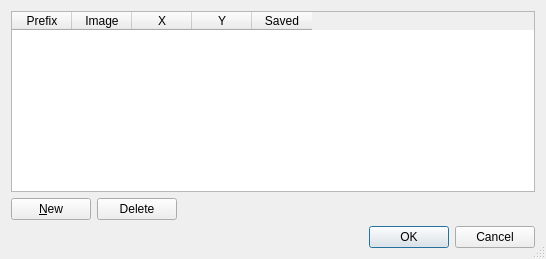
<?xml version="1.0" encoding="UTF-8"?>
<ui version="4.0">
 <class>EditTileDefsClass</class>
 <widget class="QDialog" name="EditTileDefsClass">
  <property name="geometry">
   <rect>
    <x>0</x>
    <y>0</y>
    <width>546</width>
    <height>259</height>
   </rect>
  </property>
  <property name="windowTitle">
   <string>Graal Tile Definitions</string>
  </property>
  <property name="sizeGripEnabled">
   <bool>true</bool>
  </property>
  <layout class="QVBoxLayout" name="verticalLayout">
   <item>
    <widget class="QTableWidget" name="tiledefsWidget">
     <property name="editTriggers">
      <set>QAbstractItemView::EditTrigger::DoubleClicked</set>
     </property>
     <property name="selectionMode">
      <enum>QAbstractItemView::SelectionMode::SingleSelection</enum>
     </property>
     <property name="selectionBehavior">
      <enum>QAbstractItemView::SelectionBehavior::SelectRows</enum>
     </property>
     <attribute name="horizontalHeaderCascadingSectionResizes">
      <bool>false</bool>
     </attribute>
     <attribute name="horizontalHeaderDefaultSectionSize">
      <number>60</number>
     </attribute>
     <attribute name="horizontalHeaderShowSortIndicator" stdset="0">
      <bool>false</bool>
     </attribute>
     <attribute name="horizontalHeaderStretchLastSection">
      <bool>false</bool>
     </attribute>
     <attribute name="verticalHeaderVisible">
      <bool>false</bool>
     </attribute>
     <column>
      <property name="text">
       <string>Prefix</string>
      </property>
     </column>
     <column>
      <property name="text">
       <string>Image</string>
      </property>
     </column>
     <column>
      <property name="text">
       <string>X</string>
      </property>
     </column>
     <column>
      <property name="text">
       <string>Y</string>
      </property>
     </column>
     <column>
      <property name="text">
       <string>Saved</string>
      </property>
     </column>
    </widget>
   </item>
   <item>
    <widget class="QWidget" name="widget_3" native="true">
     <property name="minimumSize">
      <size>
       <width>0</width>
       <height>0</height>
      </size>
     </property>
     <layout class="QHBoxLayout" name="horizontalLayout">
      <property name="leftMargin">
       <number>0</number>
      </property>
      <property name="topMargin">
       <number>0</number>
      </property>
      <property name="rightMargin">
       <number>0</number>
      </property>
      <property name="bottomMargin">
       <number>0</number>
      </property>
      <item>
       <widget class="QPushButton" name="newButton">
        <property name="text">
         <string>&amp;New</string>
        </property>
       </widget>
      </item>
      <item>
       <widget class="QPushButton" name="deleteButton">
        <property name="text">
         <string>Delete</string>
        </property>
       </widget>
      </item>
      <item>
       <spacer name="horizontalSpacer">
        <property name="orientation">
         <enum>Qt::Orientation::Horizontal</enum>
        </property>
        <property name="sizeHint" stdset="0">
         <size>
          <width>235</width>
          <height>20</height>
         </size>
        </property>
       </spacer>
      </item>
     </layout>
    </widget>
   </item>
   <item>
    <widget class="QDialogButtonBox" name="buttonBox">
     <property name="standardButtons">
      <set>QDialogButtonBox::StandardButton::Cancel|QDialogButtonBox::StandardButton::Ok</set>
     </property>
    </widget>
   </item>
  </layout>
 </widget>
 <layoutdefault spacing="6" margin="11"/>
 <tabstops>
  <tabstop>tiledefsWidget</tabstop>
 </tabstops>
 <resources/>
 <connections>
  <connection>
   <sender>buttonBox</sender>
   <signal>accepted()</signal>
   <receiver>EditTileDefsClass</receiver>
   <slot>accept()</slot>
   <hints>
    <hint type="sourcelabel">
     <x>168</x>
     <y>294</y>
    </hint>
    <hint type="destinationlabel">
     <x>168</x>
     <y>157</y>
    </hint>
   </hints>
  </connection>
  <connection>
   <sender>buttonBox</sender>
   <signal>rejected()</signal>
   <receiver>EditTileDefsClass</receiver>
   <slot>reject()</slot>
   <hints>
    <hint type="sourcelabel">
     <x>168</x>
     <y>294</y>
    </hint>
    <hint type="destinationlabel">
     <x>168</x>
     <y>157</y>
    </hint>
   </hints>
  </connection>
 </connections>
</ui>
